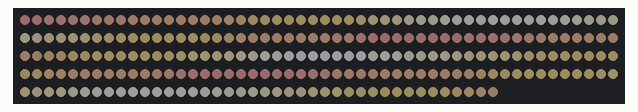
This sketch was run on a simulated Arduino Uno, built with avr-gcc and run on an emulated ATmega328P. Parts: 240 RGB LEDs in strip order, left to right, continuing on the next row. Dim RGB values are drawn brighter than linear.

Above: at 3.18 s.

The sketch:

sunshinePalletUno.ino
```cpp
#include <FastLED.h>

#define LED_PIN     3
#define NUM_LEDS    240
#define BRIGHTNESS  64
#define LED_TYPE    WS2812B
#define COLOR_ORDER GRB
CRGB leds[NUM_LEDS];

#define UPDATES_PER_SECOND 100

DEFINE_GRADIENT_PALETTE( bhw3_10_gp ) {
    0, 255,173,172,
   38, 252,199,164,
   76, 255,225,151,
  127, 255,255,255,
  178, 255,225,151,
  216, 252,199,164,
  255, 255,173,172};


CRGBPalette16 currentPalette = bhw3_10_gp;
#define currentBlending LINEARBLEND

void setup() {
    delay(3000); // power-up safety delay
    FastLED.addLeds<LED_TYPE, LED_PIN, COLOR_ORDER>(leds, NUM_LEDS).setCorrection(TypicalLEDStrip);
    FastLED.setBrightness(BRIGHTNESS);
    FastLED.setMaxPowerInVoltsAndMilliamps(5, 1000);
}


void loop(){
    static uint8_t startIndex = 0;
    startIndex = startIndex + 1; /* motion speed */

    FillLEDsFromPaletteColors( startIndex);

    FastLED.show();
    FastLED.delay(1000 / UPDATES_PER_SECOND);
}

void FillLEDsFromPaletteColors( uint8_t colorIndex) {
    uint8_t brightness = 255;

    for( int i = 0; i < NUM_LEDS; i++) {
        leds[i] = ColorFromPalette( currentPalette, colorIndex, brightness, currentBlending);
        colorIndex += 3;
    }
}
```
